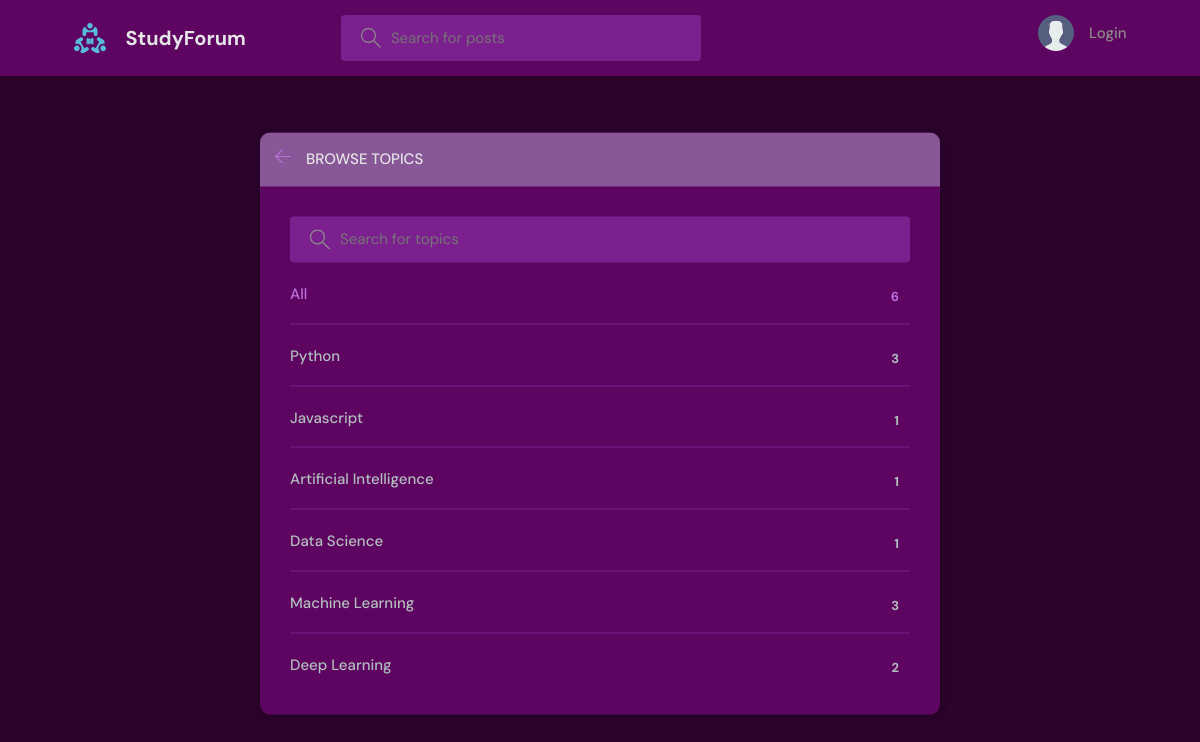
Page /topics/ on the committed database.
### base/models.py (models this page shows, shortened)
class Topic(models.Model):
    name = models.CharField(max_length=200)

### base/views.py (the view)
# urls.py: path('topics/', views.topicsPage, name="topics"),
def topicsPage(request):
    q = request.GET.get('q') if request.GET.get('q') != None else ''
    topics = Topic.objects.filter(name__icontains=q)
    return render(request, 'base/topics.html', {'topics': topics})

### base/templates/base/topics.html (shortened to what this page needs)
{% extends 'base/main.html' %}
{% block content %}
<main class="create-room layout">
  <div class="container">
    <div class="layout__box">
      <div class="layout__boxHeader">
        <div class="layout__boxTitle">
          <a href="{% url 'home' %}">
            <svg version="1.1" xmlns="http://www.w3.org/2000/svg" width="32" height="32" viewBox="0 0 32 32">
              <title>arrow-left</title>
              <path
                d="M13.723 2.286l-13.723 13.714 13.719 13.714 1.616-1.611-10.96-10.96h27.625v-2.286h-27.625l10.965-10.965-1.616-1.607z">
              </path>
            </svg>
          </a>
          <h3>Browse Topics</h3>
        </div>
      </div>
      <div class="topics-page layout__body">
        <form action="" method="GET" class="header__search">
          <label>
            <input name="q" placeholder="Search for topics" />
          </label>
        </form>
        <ul class="topics__list">
          <li>
            <a href="{% url 'topics' %}" class="active">All <span>{{topics.count}}</span></a>
          </li>
          {% for topic in topics %}
          <li>
            <a href="{% url 'home' %}?q={{topic.name}}">{{ topic.name }} <span>{{topic.room_set.all.count}}</span></a>
          </li>
          {% endfor %}
        </ul>
      </div>
    </div>
  </div>
</main>
{% endblock content %}

### static/styles/style.css (style rules this page uses)
:root { --color-main: #bb71dd; --color-main-light: #e1f6fb; --color-dark: #5e0561; --color-dark-medium: #7c1f8f; --color-dark-light: #885797; --color-light: #e5e5e5; --color-gray: #8b8b8b; --color-light-gray: #b2bdbd; --color-bg: #2b032b; --color-success: #5dd693; --color-error: #fc4b0b; }
* { font-family: "DM Sans", -apple-system, BlinkMacSystemFont, "Segoe UI", Roboto, Oxygen, Ubuntu, Cantarell, "Open Sans", "Helvetica Neue", sans-serif; margin: 0; padding: 0; box-sizing: border-box; text-rendering: optimizeLegibility; font-size: inherit; }
html { font-size: 56.25%; }
@media only screen and (min-width: 1200px) { html { font-size: 62.5%; } }
body { line-height: 1.6; font-weight: 400; font-size: 1.5rem; color: var(--color-light-gray); background-color: var(--color-bg); min-height: 100vh; }
a { display: inline-block; color: var(--color-main); text-decoration: none; }
.container { max-width: 120rem; width: 90%; margin: auto; }
.header__search > label { background-color: var(--color-dark-medium); padding: 1.3rem 1rem; display: flex; align-items: center; gap: 1rem; border-radius: 4px; }
.header__search svg { fill: var(--color-gray); width: 2rem; height: 2rem; margin-left: 1rem; }
.header__search input { width: 30rem; background: transparent; border: none; outline: none; color: var(--color-light); }
.layout { margin-top: 2.4rem; }
.layout > .container { display: flex; justify-content: space-between; align-items: flex-start; }
.layout__box { width: 90%; max-width: 48rem; min-height: 40rem; position: absolute; top: 50%; left: 50%; transform: translate(-50%, -46%); background-color: var(--color-dark); border-radius: 1rem; box-shadow: 1px 1px 6px 3px rgba(0, 0, 0, 0.1); overflow: hidden; }
.layout__boxHeader { display: flex; padding: 1.5rem; background-color: var(--color-dark-light); }
.layout__boxTitle { display: flex; gap: 1.5rem; align-items: center; }
.layout__boxTitle h3 { text-transform: uppercase; font-weight: 500; color: var(--color-light); }
.layout__boxTitle svg { width: 1.6rem; height: 1.6rem; fill: var(--color-main); }
.layout__body { margin: 3rem; }
.topics__list { list-style: none; }
.topics__list li a { display: flex; justify-content: space-between; margin-bottom: 3rem; font-weight: 500; color: var(--color-light-gray); transition: all 0.3s ease-in-out; }
.topics__list li a.active, .topics__list li a:hover { color: var(--color-main); }
.topics__list li a span { padding: 0.5rem 1rem; background-color: var(--color-dark); border-radius: 3px; font-size: 1.3rem; font-weight: 700; letter-spacing: 1px; }
.topics-page .topics__list li:not(:last-child) a { margin: 2rem 0; padding-bottom: 1rem; text-decoration: none; border-bottom: 1px solid var(--color-dark-medium); }
.topics-page .header__search { display: block; }
.create-room.layout .layout__box { max-width: 68rem; }

### rows in the picture
Topic: name "Python", room_set.all.count "3"
Topic: name "Javascript", room_set.all.count "1"
Topic: name "Artificial Intelligence", room_set.all.count "1"
Topic: name "Data Science", room_set.all.count "1"
Topic: name "Machine Learning", room_set.all.count "3"
Topic: name "Deep Learning", room_set.all.count "2"

### other values in the picture
{{ topics.count }} "6"
